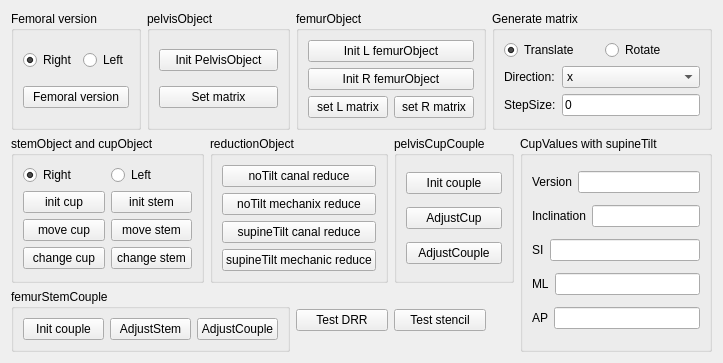
     <widget class="QWidget" name="tab_2">
      <attribute name="title">
       <string>Test new model</string>
      </attribute>
      <layout class="QGridLayout" name="gridLayout_13">
       <item row="0" column="0">
        <widget class="QGroupBox" name="groupBox">
         <property name="title">
          <string>Femoral version</string>
         </property>
         <layout class="QGridLayout" name="gridLayout_3">
          <item row="0" column="0">
           <layout class="QHBoxLayout" name="horizontalLayout">
            <item>
             <widget class="QRadioButton" name="radioButton_right_new">
              <property name="text">
               <string>Right</string>
              </property>
              <property name="checked">
               <bool>true</bool>
              </property>
             </widget>
            </item>
            <item>
             <widget class="QRadioButton" name="radioButton_left_new">
              <property name="text">
               <string>Left</string>
              </property>
             </widget>
            </item>
           </layout>
          </item>
          <item row="1" column="0">
           <widget class="QPushButton" name="pushButton_femoralVersion">
            <property name="text">
             <string>Femoral version</string>
            </property>
           </widget>
          </item>
         </layout>
        </widget>
       </item>
       <item row="0" column="1" colspan="2">
        <widget class="QGroupBox" name="groupBox_2">
         <property name="title">
          <string>pelvisObject</string>
         </property>
         <layout class="QGridLayout" name="gridLayout_4">
          <item row="0" column="0">
           <widget class="QPushButton" name="pushButton_initializePelvisObject">
            <property name="text">
             <string>Init PelvisObject</string>
            </property>
           </widget>
          </item>
          <item row="1" column="0">
           <widget class="QPushButton" name="pushButton_movePelvisObject">
            <property name="text">
             <string>Set matrix</string>
            </property>
           </widget>
          </item>
         </layout>
        </widget>
       </item>
       <item row="0" column="3" colspan="2">
        <widget class="QGroupBox" name="groupBox_3">
         <property name="title">
          <string>femurObject</string>
         </property>
         <layout class="QGridLayout" name="gridLayout_5">
          <item row="1" column="0" colspan="2">
           <widget class="QPushButton" name="pushButton_initializeRfemurObject">
            <property name="text">
             <string>Init R femurObject</string>
            </property>
           </widget>
          </item>
          <item row="2" column="0">
           <widget class="QPushButton" name="pushButton_moveLfemurObject">
            <property name="text">
             <string>set L matrix</string>
            </property>
           </widget>
          </item>
          <item row="0" column="0" colspan="2">
           <widget class="QPushButton" name="pushButton_initializeLfemurObject">
            <property name="text">
             <string>Init L femurObject</string>
            </property>
           </widget>
          </item>
          <item row="2" column="1">
           <widget class="QPushButton" name="pushButton_moveRfemurObject">
            <property name="text">
             <string>set R matrix</string>
            </property>
           </widget>
          </item>
         </layout>
        </widget>
       </item>
       <item row="0" column="5" colspan="2">
        <widget class="QGroupBox" name="groupBox_7">
         <property name="title">
          <string>Generate matrix</string>
         </property>
         <layout class="QGridLayout" name="gridLayout_8">
          <item row="3" column="1">
           <widget class="QLineEdit" name="lineEdit_moveStepSize">
            <property name="text">
             <string>0</string>
            </property>
           </widget>
          </item>
          <item row="0" column="0" colspan="2">
           <layout class="QHBoxLayout" name="horizontalLayout_3">
            <item>
             <widget class="QRadioButton" name="radioButton_translate">
              <property name="text">
               <string>Translate</string>
              </property>
              <property name="checked">
               <bool>true</bool>
              </property>
             </widget>
            </item>
            <item>
             <widget class="QRadioButton" name="radioButton_rotate">
              <property name="text">
               <string>Rotate</string>
              </property>
             </widget>
            </item>
           </layout>
          </item>
          <item row="2" column="0">
           <widget class="QLabel" name="label_6">
            <property name="text">
             <string>Direction:</string>
            </property>
           </widget>
          </item>
          <item row="3" column="0">
           <widget class="QLabel" name="label_7">
            <property name="text">
             <string>StepSize:</string>
            </property>
           </widget>
          </item>
          <item row="2" column="1">
           <widget class="QComboBox" name="comboBox_direction">
            <item>
             <property name="text">
              <string>x</string>
             </property>
            </item>
            <item>
             <property name="text">
              <string>y</string>
             </property>
            </item>
            <item>
             <property name="text">
              <string>z</string>
             </property>
            </item>
           </widget>
          </item>
         </layout>
        </widget>
       </item>
       <item row="1" column="0" colspan="2">
        <widget class="QGroupBox" name="groupBox_5">
         <property name="title">
          <string>stemObject and cupObject</string>
         </property>
         <layout class="QGridLayout" name="gridLayout_7">
          <item row="0" column="0" colspan="2">
           <layout class="QHBoxLayout" name="horizontalLayout_2">
            <item>
             <widget class="QRadioButton" name="radioButton_implantObject_R">
              <property name="text">
               <string>Right</string>
              </property>
              <property name="checked">
               <bool>true</bool>
              </property>
             </widget>
            </item>
            <item>
             <widget class="QRadioButton" name="radioButton_implantObject_L">
              <property name="text">
               <string>Left</string>
              </property>
             </widget>
            </item>
           </layout>
          </item>
          <item row="1" column="0">
           <widget class="QPushButton" name="pushButton_initCupObject">
            <property name="text">
             <string>init cup</string>
            </property>
           </widget>
          </item>
          <item row="1" column="1">
           <widget class="QPushButton" name="pushButton_initStemObject">
            <property name="text">
             <string>init stem</string>
            </property>
           </widget>
          </item>
          <item row="2" column="0">
           <widget class="QPushButton" name="pushButton_moveCupObject">
            <property name="text">
             <string>move cup</string>
            </property>
           </widget>
          </item>
          <item row="2" column="1">
           <widget class="QPushButton" name="pushButton_moveStemObject">
            <property name="text">
             <string>move stem</string>
            </property>
           </widget>
          </item>
          <item row="3" column="0">
           <widget class="QPushButton" name="pushButton_changeCupObject">
            <property name="text">
             <string>change cup</string>
            </property>
           </widget>
          </item>
          <item row="3" column="1">
           <widget class="QPushButton" name="pushButton_changeStemObject">
            <property name="text">
             <string>change stem</string>
            </property>
           </widget>
          </item>
         </layout>
        </widget>
       </item>
       <item row="1" column="2" colspan="2">
        <widget class="QGroupBox" name="groupBox_4">
         <property name="title">
          <string>reductionObject</string>
         </property>
         <layout class="QGridLayout" name="gridLayout_6">
          <item row="0" column="0">
           <widget class="QPushButton" name="pushButton_noTiltCanalReduction">
            <property name="text">
             <string>noTilt canal reduce</string>
            </property>
           </widget>
          </item>
          <item row="1" column="0">
           <widget class="QPushButton" name="pushButton_noTiltMechanicReduction">
            <property name="text">
             <string>noTilt mechanix reduce</string>
            </property>
           </widget>
          </item>
          <item row="2" column="0">
           <widget class="QPushButton" name="pushButton_supineCanalReduction">
            <property name="text">
             <string>supineTilt canal reduce</string>
            </property>
           </widget>
          </item>
          <item row="3" column="0">
           <widget class="QPushButton" name="pushButton_supineMechanicReduction">
            <property name="text">
             <string>supineTilt mechanic reduce</string>
            </property>
           </widget>
          </item>
         </layout>
        </widget>
       </item>
       <item row="1" column="4" colspan="2">
        <widget class="QGroupBox" name="groupBox_6">
         <property name="title">
          <string>pelvisCupCouple</string>
         </property>
         <layout class="QGridLayout" name="gridLayout_9">
          <item row="0" column="0">
           <widget class="QPushButton" name="pushButton_initPelvisCupCouple">
            <property name="text">
             <string>Init couple</string>
            </property>
           </widget>
          </item>
          <item row="1" column="0">
           <widget class="QPushButton" name="pushButton_adjustCup">
            <property name="text">
             <string>AdjustCup</string>
            </property>
           </widget>
          </item>
          <item row="2" column="0">
           <widget class="QPushButton" name="pushButton_adjustCouple">
            <property name="text">
             <string>AdjustCouple</string>
            </property>
           </widget>
          </item>
         </layout>
        </widget>
       </item>
       <item row="1" column="6" rowspan="2">
        <widget class="QGroupBox" name="groupBox_8">
         <property name="title">
          <string>CupValues with supineTilt</string>
         </property>
         <layout class="QGridLayout" name="gridLayout_10">
          <item row="0" column="0">
           <layout class="QHBoxLayout" name="horizontalLayout_9">
            <item>
             <widget class="QLabel" name="label_9">
              <property name="text">
               <string>Version</string>
              </property>
             </widget>
            </item>
            <item>
             <widget class="QLineEdit" name="lineEdit_cupVersion">
              <property name="text">
               <string/>
              </property>
             </widget>
            </item>
           </layout>
          </item>
          <item row="1" column="0">
           <layout class="QHBoxLayout" name="horizontalLayout_10">
            <item>
             <widget class="QLabel" name="label_10">
              <property name="text">
               <string>Inclination</string>
              </property>
             </widget>
            </item>
            <item>
             <widget class="QLineEdit" name="lineEdit_cupInclination">
              <property name="text">
               <string/>
              </property>
             </widget>
            </item>
           </layout>
          </item>
          <item row="2" column="0">
           <layout class="QHBoxLayout" name="horizontalLayout_11">
            <item>
             <widget class="QLabel" name="label_11">
              <property name="text">
               <string>SI</string>
              </property>
             </widget>
            </item>
            <item>
             <widget class="QLineEdit" name="lineEdit_cupCOR_si">
              <property name="text">
               <string/>
              </property>
             </widget>
            </item>
           </layout>
          </item>
          <item row="3" column="0">
           <layout class="QHBoxLayout" name="horizontalLayout_12">
            <item>
             <widget class="QLabel" name="label_12">
              <property name="text">
               <string>ML</string>
              </property>
             </widget>
            </item>
            <item>
             <widget class="QLineEdit" name="lineEdit_cupCOR_ml">
              <property name="text">
               <string/>
              </property>
             </widget>
            </item>
           </layout>
          </item>
          <item row="4" column="0">
           <layout class="QHBoxLayout" name="horizontalLayout_13">
            <item>
             <widget class="QLabel" name="label_8">
              <property name="text">
               <string>AP</string>
              </property>
             </widget>
            </item>
            <item>
             <widget class="QLineEdit" name="lineEdit_cupCOR_ap">
              <property name="text">
               <string/>
              </property>
             </widget>
            </item>
           </layout>
          </item>
         </layout>
        </widget>
       </item>
       <item row="2" column="0" colspan="3">
        <widget class="QGroupBox" name="groupBox_9">
         <property name="title">
          <string>femurStemCouple</string>
         </property>
         <layout class="QGridLayout" name="gridLayout_11">
          <item row="0" column="0">
           <widget class="QPushButton" name="pushButton_initFemurStemCouple">
            <property name="text">
             <string>Init couple</string>
            </property>
           </widget>
          </item>
          <item row="0" column="1">
           <widget class="QPushButton" name="pushButton_adjustStem">
            <property name="text">
             <string>AdjustStem</string>
            </property>
           </widget>
          </item>
          <item row="0" column="2">
           <widget class="QPushButton" name="pushButton_adjustFemurStemCouple">
            <property name="text">
             <string>AdjustCouple</string>
            </property>
           </widget>
          </item>
         </layout>
        </widget>
       </item>
       <item row="2" column="3">
        <widget class="QPushButton" name="pushButton_testDRR">
         <property name="text">
          <string>Test DRR</string>
         </property>
        </widget>
       </item>
       <item row="2" column="4">
        <widget class="QPushButton" name="pushButton_testStencil">
         <property name="text">
          <string>Test stencil</string>
         </property>
        </widget>
       </item>
      </layout>
     </widget>
